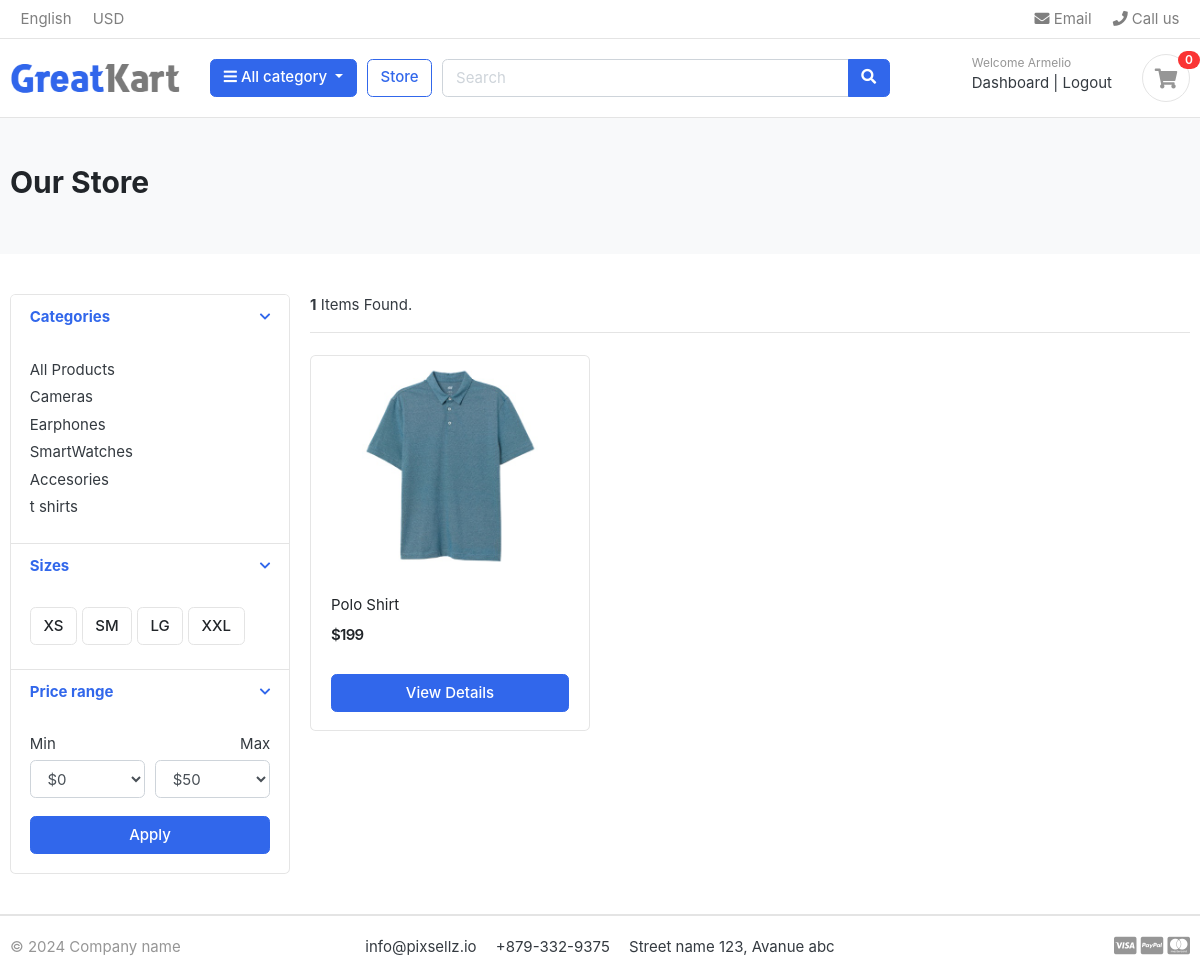
/store/ (signed in), run on the app's committed database.
### accounts/models.py (models this page shows, shortened)
class Account(AbstractBaseUser):
    first_name = models.CharField(max_length=50)
    last_name = models.CharField(max_length=50)
    username = models.CharField(max_length=50, unique=True)
    email = models.EmailField(max_length=100, unique=True)
    phone_number = models.CharField(max_length=50)
    date_joined = models.DateTimeField(auto_now_add=True)
    last_login = models.DateTimeField(auto_now_add=True)
    is_admin = models.BooleanField(default=False)
    is_staff = models.BooleanField(default=False)
    is_active = models.BooleanField(default=False)
    is_superadmin = models.BooleanField(default=False)
    USERNAME_FIELD = 'email'
    REQUIRED_FIELDS = ['username', 'first_name', 'last_name']
    objects = MyAccountManager()

### category/models.py (models this page shows, shortened)
class Category(models.Model):
    category_name = models.CharField(max_length=50, unique=True)
    slug = models.SlugField(max_length=100, unique=True)
    description = models.TextField(max_length=255, blank=True)
    cat_imgage = models.ImageField(upload_to='photos/category', blank=True)
    class Meta:
        verbose_name = 'category'
        verbose_name_plural = 'categories'
    def get_url(self):
        return reverse('products_by_category', args=[self.slug])

### store/models.py (models this page shows, shortened)
class Product(models.Model):
    product_name = models.CharField(max_length=200, unique=True)
    slug = models.SlugField(max_length=255, unique=True)
    description = models.TextField(max_length=500, blank=True)
    price = models.IntegerField()
    images = models.ImageField(upload_to='photos/products', )
    stock = models.IntegerField()
    is_available = models.BooleanField(default=True)
    category = models.ForeignKey(Category, on_delete=models.CASCADE)
    created_date = models.DateTimeField(auto_now_add=True)
    modified_date = models.DateTimeField(auto_now=True)
    def get_url(self):
        return reverse('product_detail', args=[self.category.slug, self.slug])

### store/views.py (the view)
# urls.py: path('store/', include('store.urls')),
def store(request, category_slug=None):
    categories = None
    products = None
    if category_slug != None:
        categories = get_object_or_404(Category, slug=category_slug)
        products = Product.objects.filter(category=categories, is_available=True)
        paginator = Paginator(products, 1)
        page = request.GET.get('page')
        paged_products = paginator.get_page(page)
        product_count = products.count()
    else:
        products = Product.objects.all().filter(is_available=True).order_by('id')
        paginator = Paginator(products, 1)
        page = request.GET.get('page')
        paged_products = paginator.get_page(page)
        product_count = products.count()
    context = {
        'products': paged_products,
        'product_count': product_count,
    }
    return render(request, 'store/store.html', context)

### templates/store/store.html (shortened to what this page needs)
{% extends 'base.html' %}
{% load static %}
{% block content %}
    <section class="section-pagetop bg">
    {% if 'search' in request.path %}
        <div class="container">
            <h2 class="title-page">Search results.</h2>
        </div>
    {% else %}
        <div class="container">
            <h2 class="title-page">Our Store</h2>
        </div>
    {% endif %}
    </section>
    <section class="section-content padding-y">
        <div class="container">
            <div class="row">
                <aside class="col-md-3">
                    <div class="card">
                        <article class="filter-group">
                            <header class="card-header">
                                <a href="#" data-toggle="collapse" data-target="#collapse_1" aria-expanded="true"
                                   class="">
                                    <i class="icon-control fa fa-chevron-down"></i>
                                    <h6 class="title">Categories</h6>
                                </a>
                            </header>
                            <div class="filter-content collapse show" id="collapse_1" style="">
                                <div class="card-body">
                                    <ul class="list-menu">
                                        <li><a href="{% url 'store' %}">All Products </a></li>
                                        {% for category in links %}
                                            <li><a href="{{ category.get_url }}">{{ category.category_name }} </a></li>
                                        {% endfor %}
                                    </ul>
                                </div>
                            </div>
                        </article>
                        <article class="filter-group">
                            <header class="card-header">
                                <a href="#" data-toggle="collapse" data-target="#collapse_4" aria-expanded="true"
                                   class="">
                                    <i class="icon-control fa fa-chevron-down"></i>
                                    <h6 class="title">Sizes </h6>
                                </a>
                            </header>
                            <div class="filter-content collapse show" id="collapse_4" style="">
                                <div class="card-body">
                                    <label class="checkbox-btn">
                                        <span class="btn btn-light"> XS </span>
                                    </label>
                                    <label class="checkbox-btn">
                                        <span class="btn btn-light"> SM </span>
                                    </label>
                                    <label class="checkbox-btn">
                                        <span class="btn btn-light"> LG </span>
                                    </label>
                                    <label class="checkbox-btn">
                                        <span class="btn btn-light"> XXL </span>
                                    </label>
                                </div>
                            </div>
                        </article>
                        <article class="filter-group">
                            <header class="card-header">
                                <a href="#" data-toggle="collapse" data-target="#collapse_3" aria-expanded="true"
                                   class="">
                                    <i class="icon-control fa fa-chevron-down"></i>
                                    <h6 class="title">Price range </h6>
                                </a>
                            </header>
                            <div class="filter-content collapse show" id="collapse_3" style="">
                                <div class="card-body">
                                    <div class="form-row">
                                        <div class="form-group col-md-6">
                                            <label>Min</label>
                                            <select class="mr-2 form-control">
                                                <option value="0">$0</option>
                                            </select>
                                        </div>
                                        <div class="form-group text-right col-md-6">
                                            <label>Max</label>
                                            <select class="mr-2 form-control">
                                                <option value="50">$50</option>
                                            </select>
                                        </div>
                                    </div>
                                    <button class="btn btn-block btn-primary">Apply</button>
                                </div>
                            </div>
                        </article>
                    </div>
                </aside>
                <main class="col-md-9">
                    <header class="border-bottom mb-4 pb-3">
                        <div class="form-inline">
                            <span class="mr-md-auto"> <b>{{ product_count }}</b> Items Found. </span>
                        </div>
                    </header>
                    <div class="row">
                    {% if products %}
                        {% for product in products %}
                            <div class="col-md-4">
                                <figure class="card card-product-grid">
                                    <div class="img-wrap">
                                        <a href="{{ product.get_url }}"><img src="{{ product.images.url }}"></a>
                                    </div>
                                    <figcaption class="info-wrap">
                                        <div class="fix-height">
                                            <a href="{{ product.get_url }}" class="title">{{ product.product_name }}</a>
                                            <div class="price-wrap mt-2">
                                                <span class="price">${{ product.price }}</span>
                                            </div>
                                        </div>
                                        <a href="{{ product.get_url }}" class="btn btn-block btn-primary">View
                                            Details</a>
                                    </figcaption>
                                </figure>
                            </div>
                        {% endfor %}
                    {% else %}
                        <div>
                            <h2>  No Results Found.</h2>
                        </div>
                    {% endif %}
                    </div>
                </main>
            </div>
        </div>
    </section>
{% endblock content %}

### templates/includes/navbar.html (shortened to what this page needs)
{% load static %}
<header class="section-header">
    <nav class="navbar p-md-0 navbar-expand-sm navbar-light border-bottom">
        <div class="container">
            <div class="collapse navbar-collapse" id="navbarTop4">
                <ul class="navbar-nav mr-auto">
                    <li class="nav-item dropdown">
                        <a href="#" class="nav-link"> English </a>
                    </li>
                    <li class="nav-item dropdown">
                        <a href="#" class="nav-link"> USD </a>
                    </li>
                </ul>
                <ul class="navbar-nav">
                    <li><a href="#" class="nav-link"> <i class="fa fa-envelope"></i> Email </a></li>
                    <li><a href="#" class="nav-link"> <i class="fa fa-phone"></i> Call us </a></li>
                </ul>
            </div>
        </div>
    </nav>
    <section class="header-main border-bottom">
        <div class="container">
            <div class="row align-items-center">
                <div class="col-lg-2 col-md-3 col-6">
                    <a href="{% url 'home' %}" class="brand-wrap">
                        <img class="logo" src="{% static './images/logo.png' %}">
                    </a>
                </div>
                <div class="col-lg col-sm col-md col-6 flex-grow-0">
                    <div class="category-wrap dropdown d-inline-block float-right">
                        <button type="button" class="btn btn-primary dropdown-toggle" data-toggle="dropdown">
                            <i class="fa fa-bars"></i> All category
                        </button>
                    </div>
                </div>
                <a href="{% url 'store' %}" class="btn btn-outline-primary">Store</a>
                <div class="col-lg  col-md-6 col-sm-12 col">
                    <form action="{% url 'search' %}" class="search" method="GET">
                        <div class="input-group w-100">
                            <input type="text" class="form-control" style="width:60%;" placeholder="Search" name="keyword">
                            <div class="input-group-append">
                                <button class="btn btn-primary" type="submit">
                                    <i class="fa fa-search"></i>
                                </button>
                            </div>
                        </div>
                    </form>
                </div>
                <div class="col-lg-3 col-sm-6 col-8 order-2 order-lg-3">
                    <div class="d-flex justify-content-end mb-3 mb-lg-0">
                        {% if user.id is None %}
                        <div class="widget-header">
                            <small class="title text-muted">Welcome guest!</small>
                            <div>
                                <a href="{% url 'login' %}">Log in</a> <span class="dark-transp"> | </span>
                                <a href="{% url 'register' %}"> Register</a>
                            </div>
                        </div>
                        {% else %}
                        <div class="widget-header">
                            <small class="title text-muted">Welcome {{ user.first_name }}</small>
                            <div>
                                <a href="{% url 'dashboard' %}">Dashboard</a> <span class="dark-transp"> | </span>
                                <a href="{% url 'logout' %}"> Logout</a>
                            </div>
                        </div>
                        {% endif %}
                        <a href="{% url 'cart' %}" class="widget-header pl-3 ml-3">
                            <div class="icon icon-sm rounded-circle border"><i class="fa fa-shopping-cart"></i></div>
                            <span class="badge badge-pill badge-danger notify">{{ cart_count }}</span>
                        </a>
                    </div>
                </div>
            </div>
        </div>
    </section>
</header>

### data on the page
Account: first_name "Armelio"
Category: category_name "Cameras"
Category: category_name "Earphones"
Category: category_name "SmartWatches"
Category: category_name "Accesories"
Category: category_name "t shirts"
Product: images (picture), product_name "Polo Shirt", price "199"

### other printed values
{{ cart_count }} "0"
{{ product_count }} "1"
